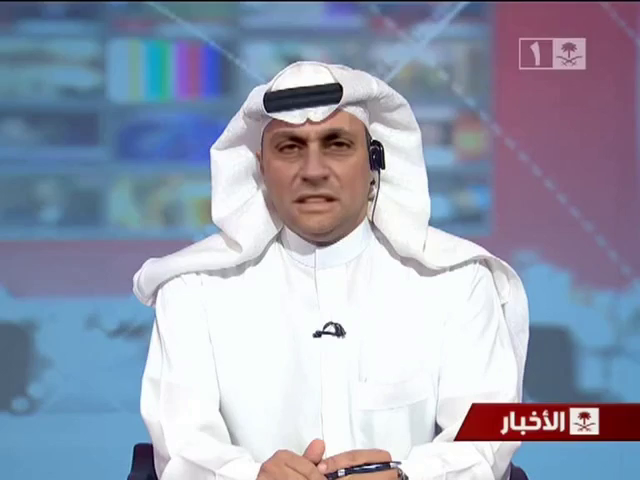
#> input picture frame 7 of Optical Flow/fake.mp4, 640 x 480 px, given in place of 000.mp4, which was not available
$ python code_1.py
#> lines starting #> are read from the running program, lines starting #| are printed output that depends on the picture; pictures that were not available may be replaced by others from this repository, and a replacement may not be noted
import cv2
import numpy as np
import os
# Replace 'your_video.mp4' with the path to your video file
video_path = '000.mp4'

# Create VideoCapture objects
cap = cv2.VideoCapture(video_path)

# Read the first frame
ret, frame1 = cap.read()
#> frame1 is the input picture: shape (480, 640, 3); mean B, G, R 177.6, 158.5, 152.2

# Create a directory to save the optical flow images
output_dir = 'optical_flow_images3'
os.makedirs(output_dir, exist_ok=True)

# Parameters for Dense Optical Flow
params = dict(pyr_scale=0.5, levels=3, winsize=15, iterations=3, poly_n=5, poly_sigma=1.2, flags=0)

# Initialize previous frame
prev_frame = cv2.cvtColor(frame1, cv2.COLOR_BGR2GRAY)
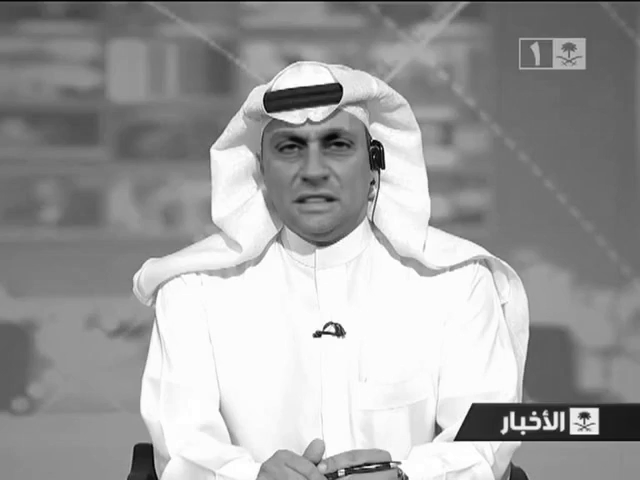
#> prev_frame: shape (480, 640); min 0, max 255, mean 158.7

# Counter for image file names
image_counter = 0

while True:
    # Read the next frame
    ret, frame2 = cap.read()

    if not ret:
        break

    # Convert the current frame to grayscale
    current_frame = cv2.cvtColor(frame2, cv2.COLOR_BGR2GRAY)

    # Calculate optical flow using Farneback method
    flow = cv2.calcOpticalFlowFarneback(prev_frame, current_frame, None, **params)

    # Calculate magnitude and angle of optical flow
    magnitude, angle = cv2.cartToPolar(flow[..., 0], flow[..., 1])
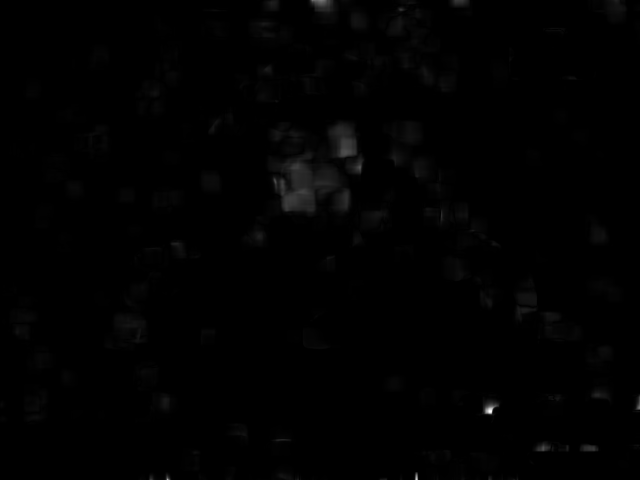
#> magnitude: shape (480, 640) float32; min 3.27e-18, max 1.39, mean 0.00858; drawn with min black and max white
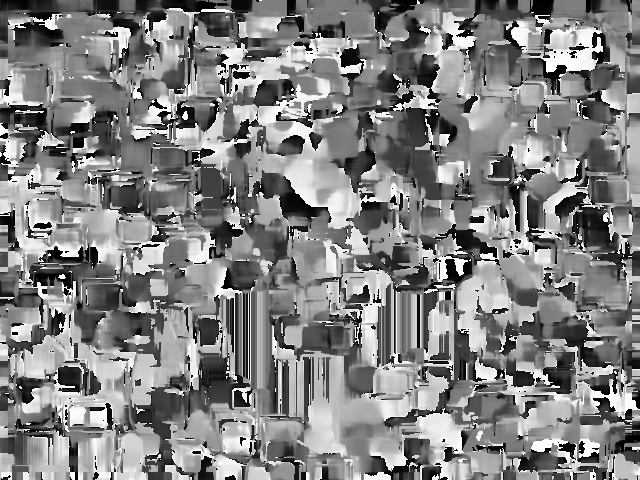
#> angle: shape (480, 640) float32; min 4.81e-06, max 6.28, mean 3.21; drawn with min black and max white

    # Create an HSV image to visualize the optical flow
    hsv = np.zeros_like(frame1)
    hsv[..., 1] = 255
    hsv[..., 0] = angle * 180 / np.pi / 2
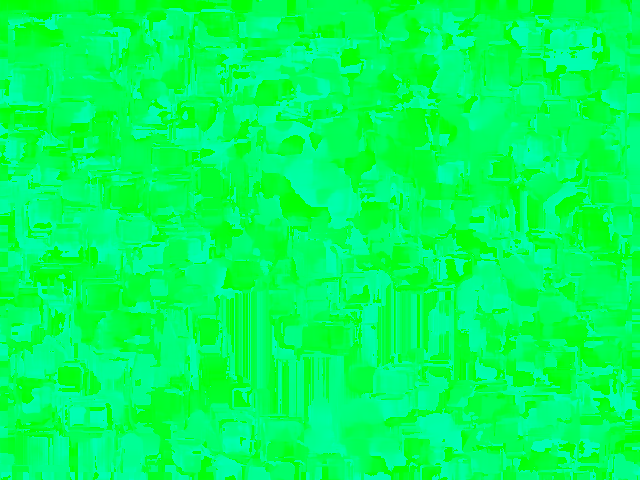
#> hsv: shape (480, 640, 3); mean of channels 0, 1, 2 91.6, 255, 0; drawn as B, G, R
    hsv[..., 2] = cv2.normalize(magnitude, None, 0, 255, cv2.NORM_MINMAX)

    # Convert HSV to BGR for display
    optical_flow = cv2.cvtColor(hsv, cv2.COLOR_HSV2BGR)

    # Save the optical flow image
    image_counter += 1
    image_filename = f'{output_dir}/optical_flow_{image_counter:04d}.png'
    cv2.imwrite(image_filename, optical_flow)

    # Display the optical flow image
    cv2.imshow('Optical Flow', optical_flow)

    # Update the previous frame
    prev_frame = current_frame

    if cv2.waitKey(1) & 0xFF == ord('q'):
#> (key q is pressed here)
        break

# Release video capture and close the window
cap.release()
cv2.destroyAllWindows()

$ run again, starting later in the video
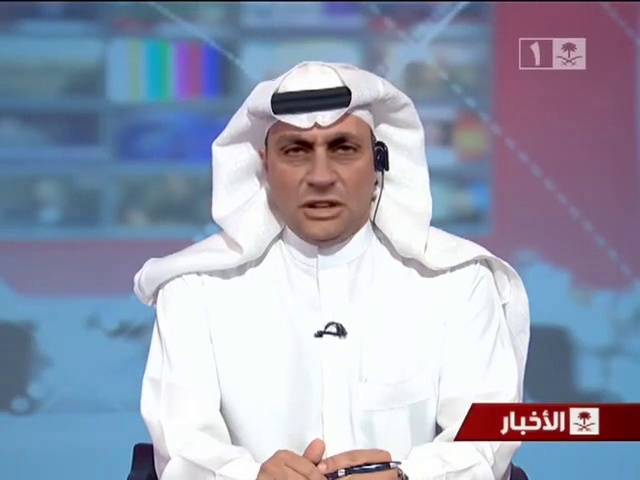
#> input picture frame 35 of Optical Flow/fake.mp4, 640 x 480 px, given in place of 000.mp4, which was not available
#> frame1 is the input picture: shape (480, 640, 3); mean B, G, R 177.4, 157.9, 151.9
#> `hsv[..., 2] = cv2.normalize(magnitude, None, 0, 255, cv2.NORM_MINMAX)`:
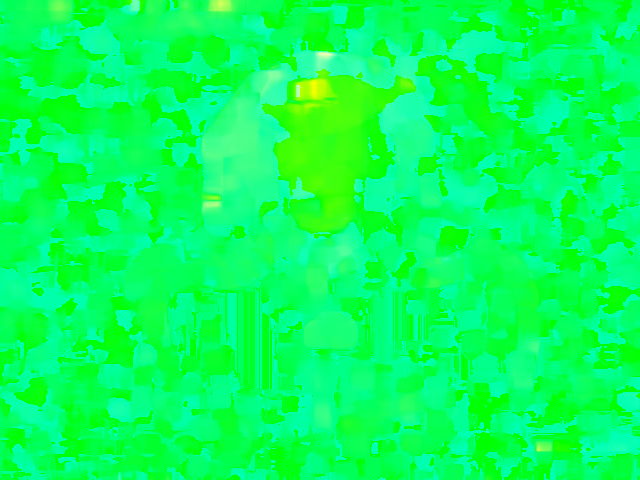
#> hsv: shape (480, 640, 3); mean of channels 0, 1, 2 91.7, 255, 8.3; drawn as B, G, R
#> `optical_flow = cv2.cvtColor(hsv, cv2.COLOR_HSV2BGR)`:
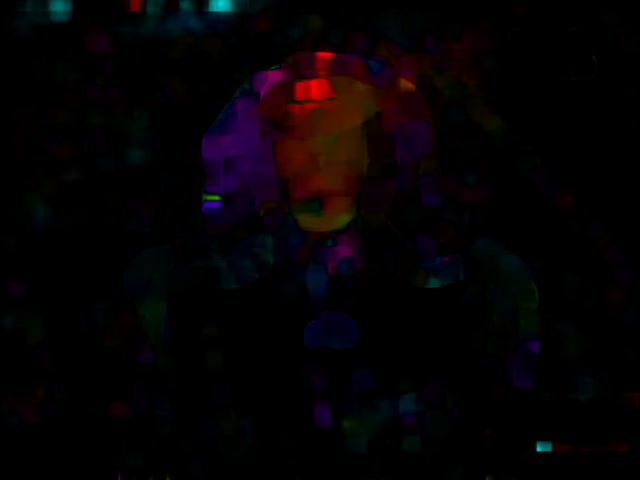
#> optical_flow: shape (480, 640, 3); mean B, G, R 3.9, 2.2, 5.5

$ run again, starting later in the video
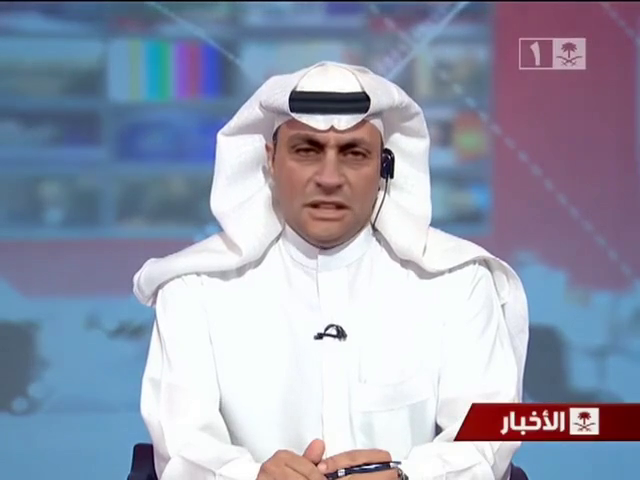
#> input picture frame 62 of Optical Flow/fake.mp4, 640 x 480 px, given in place of 000.mp4, which was not available
#> frame1 is the input picture: shape (480, 640, 3); mean B, G, R 175.4, 156.1, 150.8
#> `magnitude, angle = cv2.cartToPolar(flow[..., 0], flow[..., 1])`:
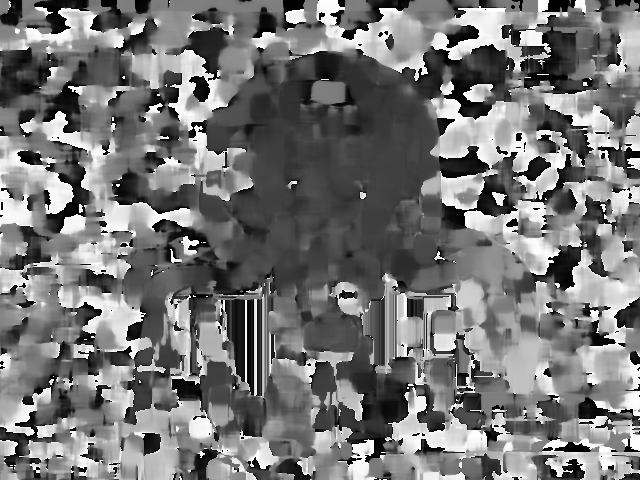
#> angle: shape (480, 640) float32; min 1.15e-05, max 6.28, mean 2.92; drawn with min black and max white
#> `hsv[..., 0] = angle * 180 / np.pi / 2`:
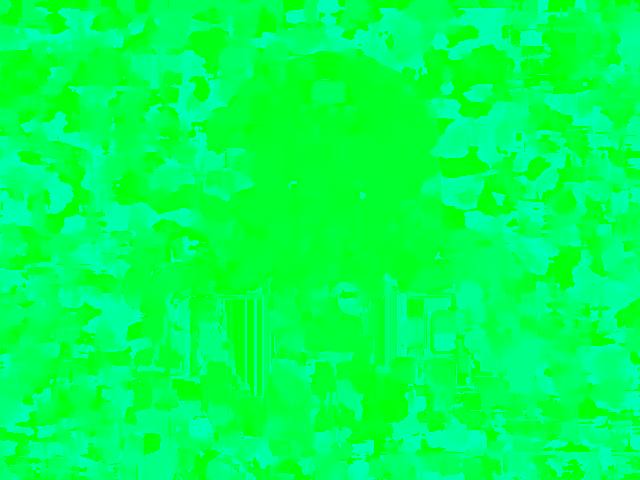
#> hsv: shape (480, 640, 3); mean of channels 0, 1, 2 83.2, 255, 0; drawn as B, G, R
